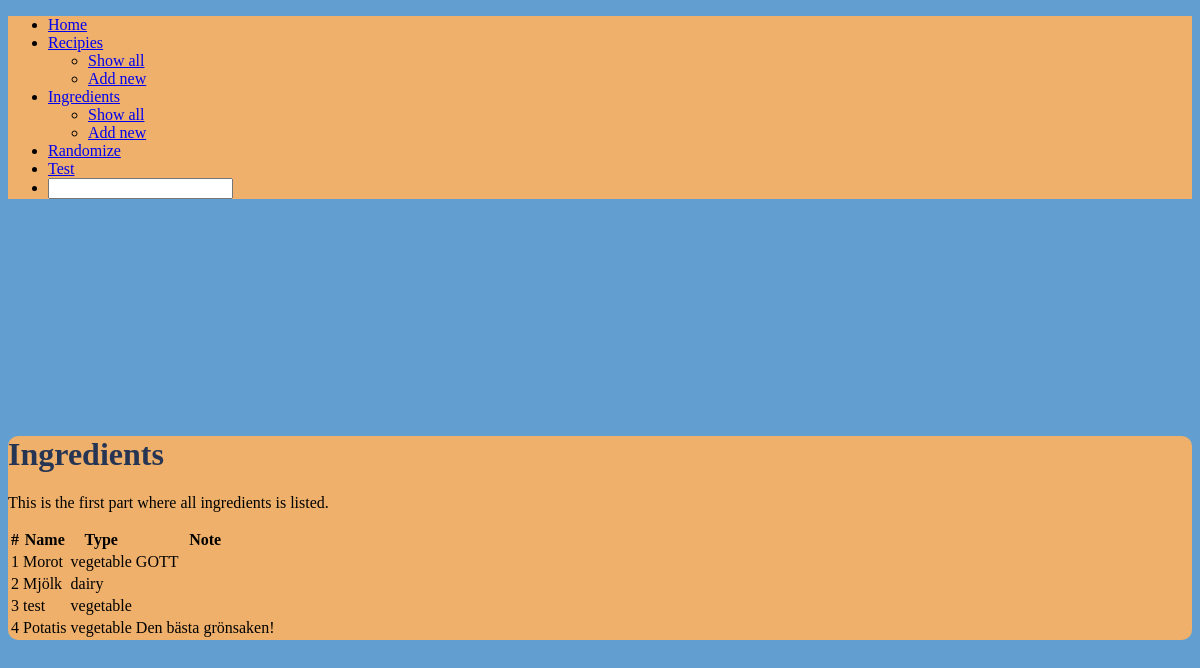
/ingredients/list, run on an earlier commit of the app's database.
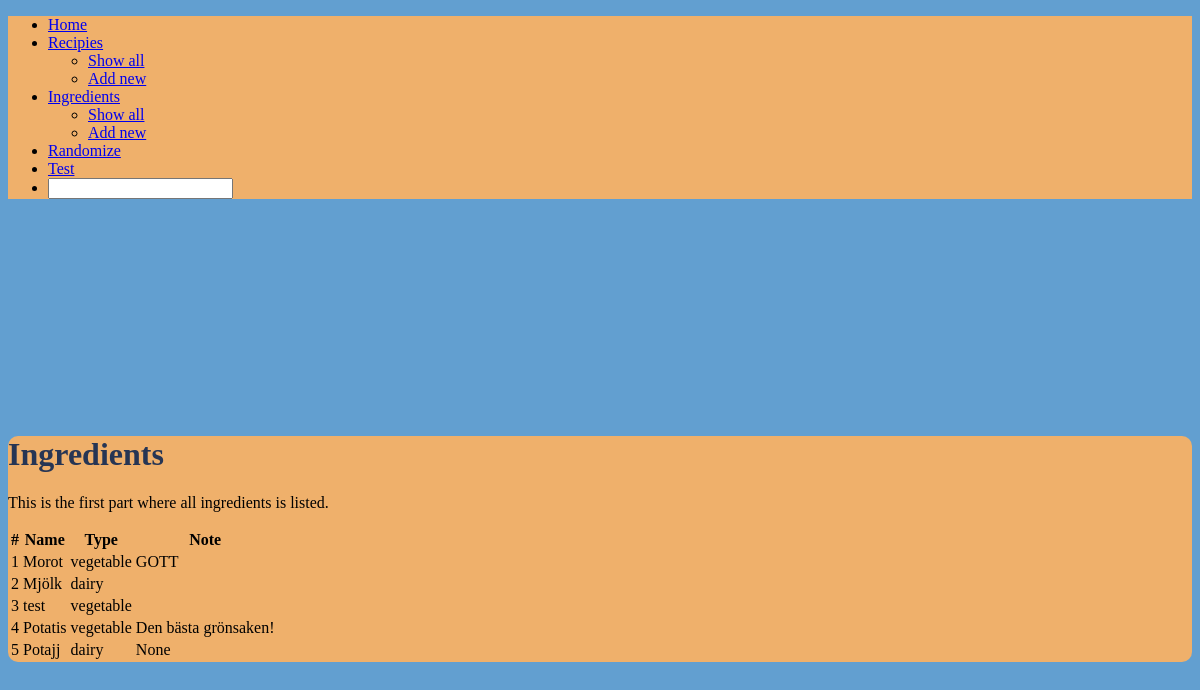
And on a later commit of the database.
### tables this page shows
CREATE TABLE "ingredient" (
	"id"	INTEGER,
	"name"	VARCHAR(255),
	"type"	VARCHAR(255),
	"note"	TEXT,
	PRIMARY KEY("id" AUTOINCREMENT)
);

### app.py (the view)
@app.route('/ingredients/list')
def list_ingredients():
    return render_template(
        "list_ingredients.html",
        ingredients=get_ingredients_from_db()
    )

### database.py (called while the page is built)
def get_ingredients_from_db():
    with sqlite3.connect('cookbook.db') as conn:
        c = conn.cursor()
        ingredients_list = c.execute(
            "SELECT * FROM ingredient")
    labels = ["id", "name", "type", "note"]
    ingredients = [
        dict(zip(labels, data))
        for data
        in ingredients_list.fetchall()
    ]
    return ingredients

### templates/list_ingredients.html (shortened to what this page needs)
{% extends "base_layout.html" %}
{% block main %}
    <h1 class="text-color">Ingredients</h1>
    <p>
        This is the first part where all ingredients is listed.
    </p>
    <table class="table" data-role="table">
        <thead>
            <th>#</th>
            <th>Name</th>
            <th>Type</th>
            <th>Note</th>
        </thead>
        <tbody>
            {% for ingredient in ingredients %}
            <tr>
                <td>{{ ingredient["id"] }}</td>
                <td>{{ ingredient["name"] }}</td>
                <td>{{ ingredient["type"] }}</td>
                <td>{{ ingredient["note"] }}</td>
            </tr>
            {% endfor %}
        </tbody>
    </table>
{% endblock %}

### templates/base_layout.html (shortened to what this page needs)
<!DOCTYPE html>
<html lang="en">
    <head>
        <link rel="stylesheet" href="https://cdn.metroui.org.ua/v4/css/metro-all.min.css">
        <link rel="stylesheet" href={{ url_for('static', filename='css/styles.css') }}>
    </head>
    <body class="carolina-blue">
        <ul class="h-menu middle-yellow-red">
            <li><a href="/">Home</a></li>
            <li><a href="#" class="dropdown-toggle">Recipies</a>
                <ul class="d-menu" data-role="dropdown">
                    <li><a href="/recipies/list">Show all</a></li>
                    <li><a href="/recipes/add">Add new</a></li>
                </ul>
            </li>
            <li><a href="#" class="dropdown-toggle">Ingredients</a>
                <ul class="d-menu" data-role="dropdown">
                    <li><a href="/ingredients/list">Show all</a></li>
                    <li><a href="/ingredients/add">Add new</a></li>
                </ul>
            </li>
            <li><a href="/random">Randomize</a></li>
            <li><a href="/test">Test</a></li>
            <li>
                <form>
                    <input type="text" data-role="input" data-search-button="true">
                </form>
            </li>
        </ul>
        <div>
            <div class="container main">
                {% block main %}{% endblock %}
            </div>
        </div>
    </body>
</html>

### static/css/styles.css (style rules this page uses)
.main { margin-top: 20%; background-color: #EFB06B; border-radius: 10px; }
.middle-yellow-red { background-color: #EFB06B; }
.carolina-blue { background-color: #629FD0 }
.text-color { color: #263554; }

What changed in the data, as far as the page shows it:
added ingredient: id "5", name "Potajj", type "dairy", note "None"
